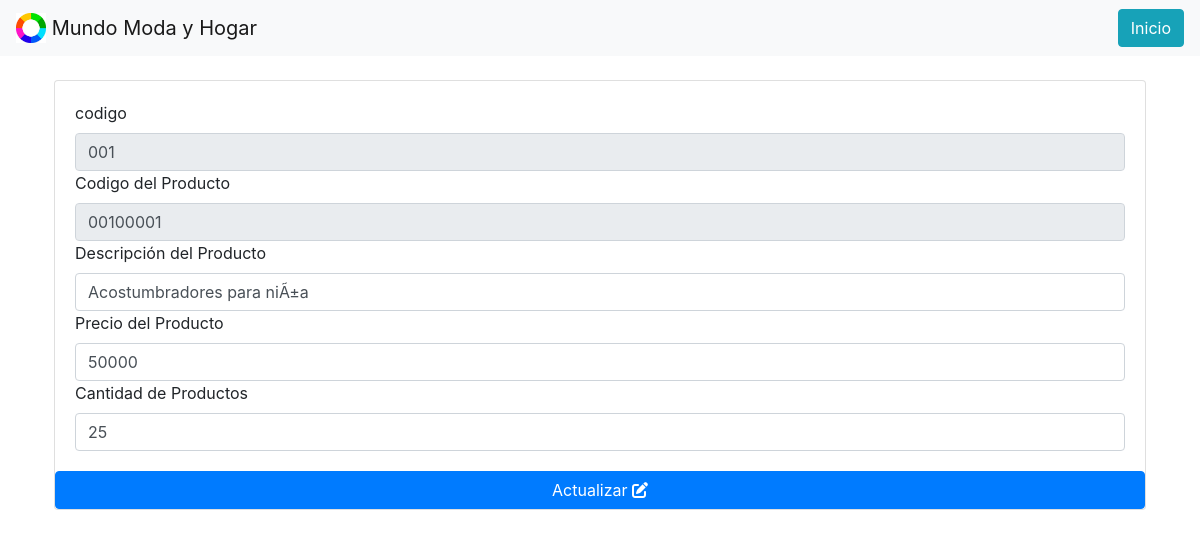
Page /php/update.php?id=179 on the committed database.
### tables this page shows
CREATE TABLE IF NOT EXISTS `inventario_excel` (
  `id` int(10) NOT NULL AUTO_INCREMENT,
  `cod_inv` varchar(10) NOT NULL,
  `cod_pro` varchar(10) NOT NULL,
  `nom_pro` varchar(200) NOT NULL,
  `pro_price` int(10) NOT NULL,
  `quantity` int(10) NOT NULL,
  PRIMARY KEY (`id`)
);

### php/update.php (the view, shortened to what this page needs)
<?php
include('db.php');
include('../includes/headerTwo.php');
  if(isset($_GET['id'])){
       $id = $_GET['id'];
        $query ="SELECT * FROM inventario_excel WHERE id=$id";
        $result = mysqli_query($conn, $query);
      if(mysqli_num_rows($result)==1){
         $row = mysqli_fetch_array($result);
         $id = $row['id'];
         $code = $row['cod_inv'];
         $codeTwo = $row['cod_pro'];
         $description = $row['nom_pro'];
         $price = $row['pro_price'];
         $cant = $row['quantity'];
      }
  }else{
}
?>
<link rel="stylesheet" href="https://stackpath.bootstrapcdn.com/bootstrap/4.4.1/css/bootstrap.min.css">
<div class="container p-4">
              <div class="card">
                <div class="card-body">
                  <form action="update.php?id=<?php echo $id;?>" method="POST">
                  <label for="name_product">codigo</label>
                                    <input type="text" value="<?php echo $code; ?>" class="form-control" disabled>
                                    <label for="name_product">Codigo del Producto</label>
                                    <input type="text" value="<?php echo $code.$codeTwo; ?>" class="form-control" disabled>
                                    <label for="name_product">Descripci&oacute;n del Producto</label>
                                    <input type="text" name="new" class="form-control" value="<?php echo $description; ?>" placeholder="Ingrese precio del producto" required>
                                    <label for="name_product">Precio del Producto</label>
                                    <input type="text" name="new2" class="form-control" value="<?php echo $price; ?>" placeholder="Ingrese nombre del producto" required>
                                    <label for="name_product">Cantidad de Productos</label>
                                    <input type="text" name="new3" class="form-control" value="<?php echo $cant; ?>" placeholder="Ingrese cantidad de productos" required>
                                </div>
                              <button name="update_product" class="btn btn-primary">Actualizar <i class="fas fa-edit"></i></button>
                </div>
              </div>

### rows in the picture
inventario_excel: cod_inv "001", cod_inv+cod_pro "00100001", new "Acostumbradores para niÃ±a", new2 "50000", new3 "25"
